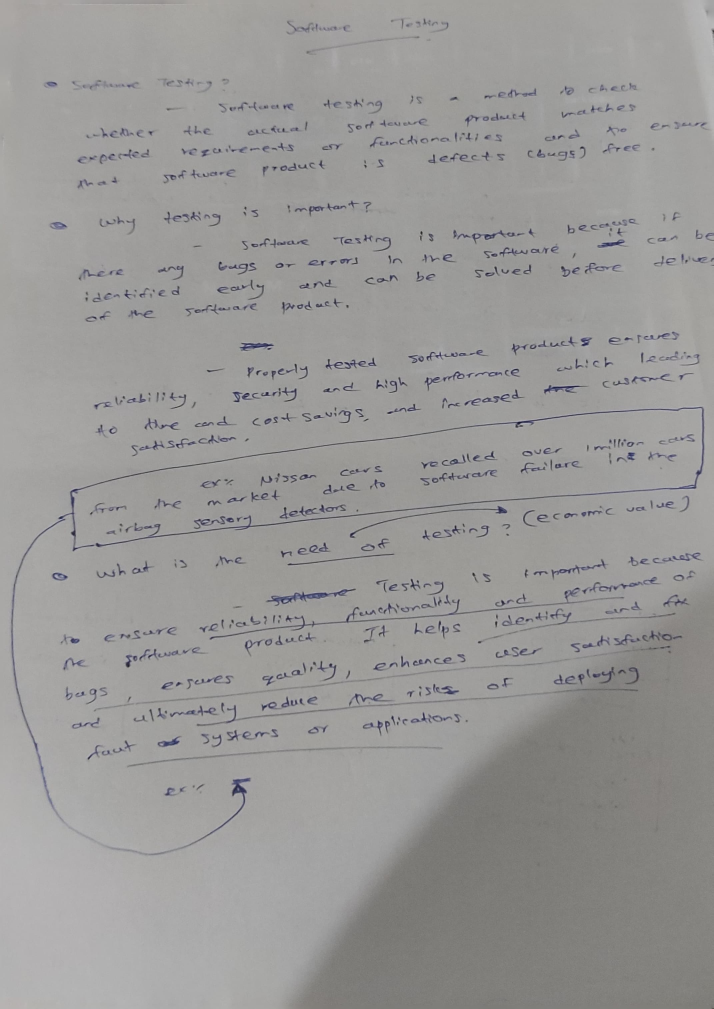
#> input picture Project 3/note.jpg, 2140 x 3027 px (shown at 1/3 size)
$ python main.py
#> lines starting #> are read from the running program, lines starting #| are printed output that depends on the picture; after the words box and inside, x2 and y2 are one past the last pixel; in counts of white or black regions, pixels touching at a corner belong together
# Making Text Images Readable Again
import cv2 as cv

img = cv.imread('note.jpg')#import our image into script
#> img is the input picture: shape (3027, 2140, 3); mean B, G, R 151.3, 152.6, 153.5
img = cv.cvtColor(img, cv.COLOR_BGR2GRAY) # convert to grayscale image
#> img: shape (3027, 2140)

#thresholding method on cv
_, result = cv.threshold(img, 150, 255, cv.THRESH_BINARY) # 127 means every image that is  lighter grade in 35 is converted to the white completely,
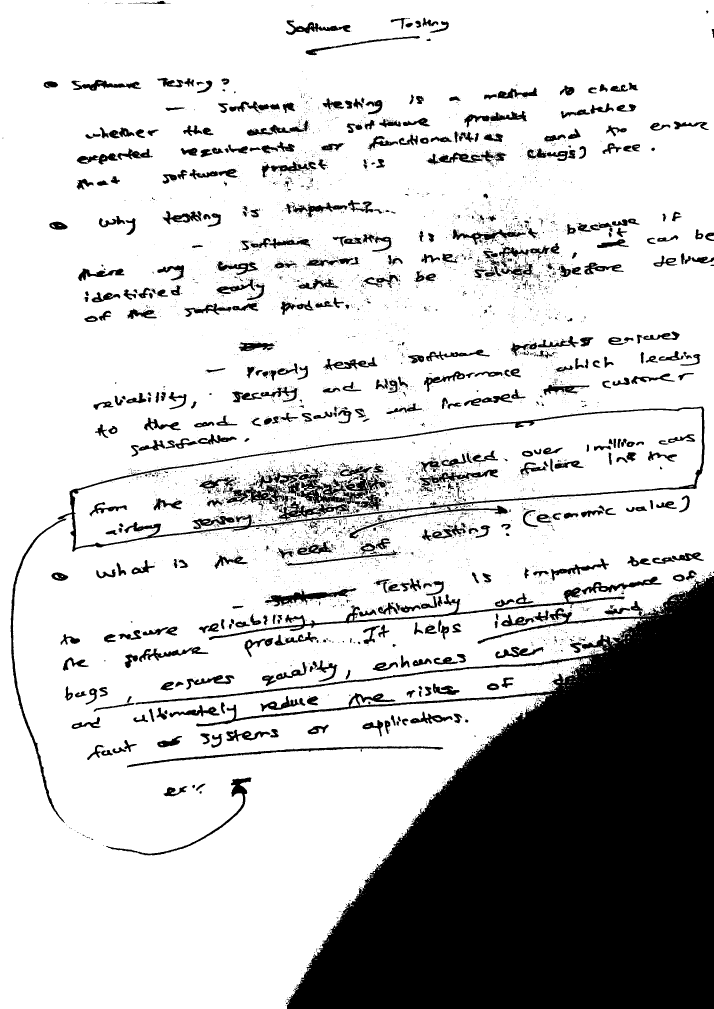
#> result: shape (3027, 2140) (shown at 1/3 size); 78% white; 5634 black regions (4884 under 20 px), largest, box (x1, y1, x2, y2) and area: (406, 1725, 2140, 3027) 1012885, (173, 1220, 2114, 1655) 28086, (861, 1403, 1159, 1514) 11038
# 255 means every image that is darker than 127 is converted to black completely
# cv.THRESH_BINARY is the most common type of thresholding, it converts all pixel values above

adaptive = cv.adaptiveThreshold(img, 255, cv.ADAPTIVE_THRESH_GAUSSIAN_C, cv.THRESH_BINARY, 91, 4)
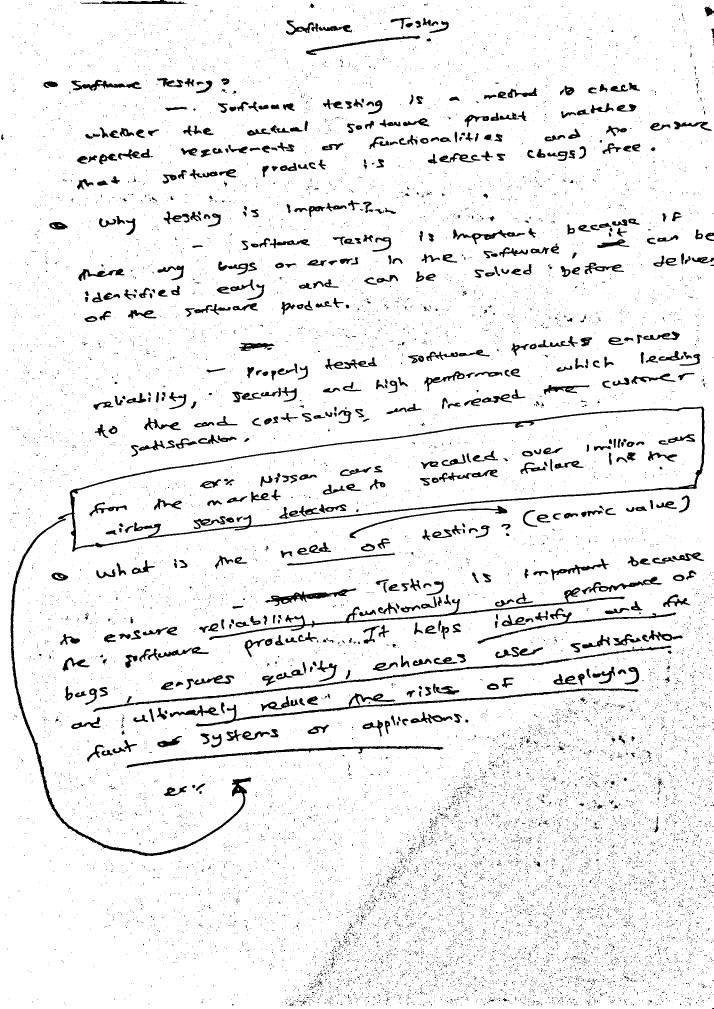
#> adaptive: shape (3027, 2140) (shown at 1/3 size); 93.6% white; 17596 black regions (16692 under 20 px), largest, box (x1, y1, x2, y2) and area: (173, 1220, 2114, 1655) 22648, (31, 1556, 754, 2569) 13905, (278, 1937, 2014, 2136) 9845
# cv.ADAPTIVE_THRESH_GAUSSIAN_C is the adaptive thresholding method, it is the most common type of adaptive thresholding
# 11 is the block size, and 2 hepls to reduce or increase the noise and it is the C constant

# Resize the image and result for better display on the screen
display_img = cv.resize(img, (600, 1200))  # Adjust width and height as needed
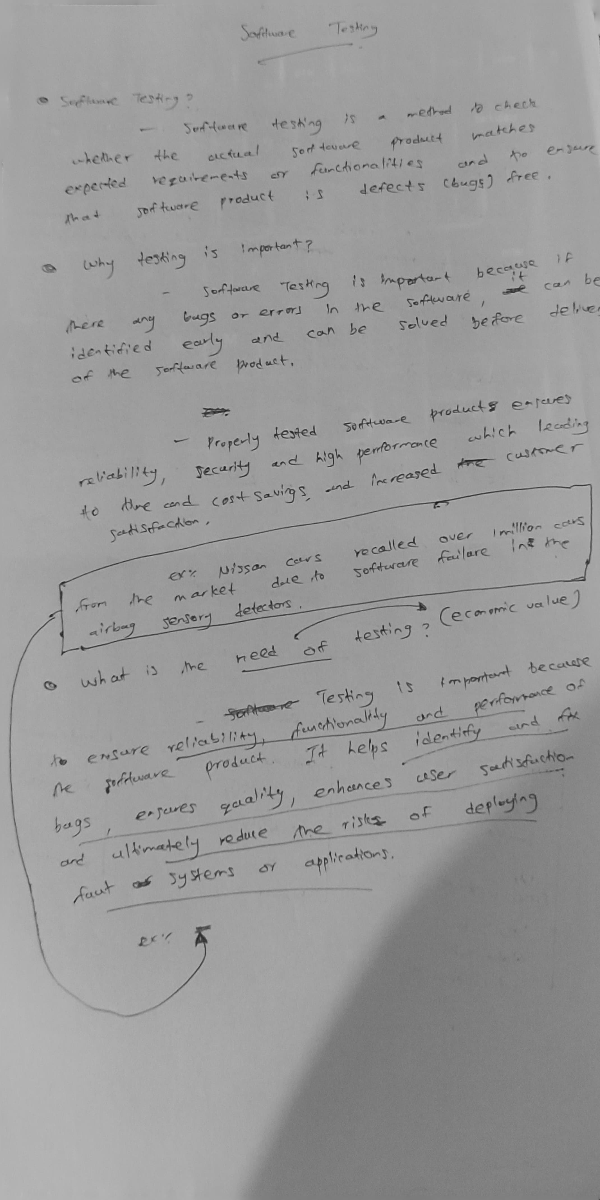
#> display_img: shape (1200, 600); min 17, max 191, mean 152.7
display_result = cv.resize(result, (600, 1200))
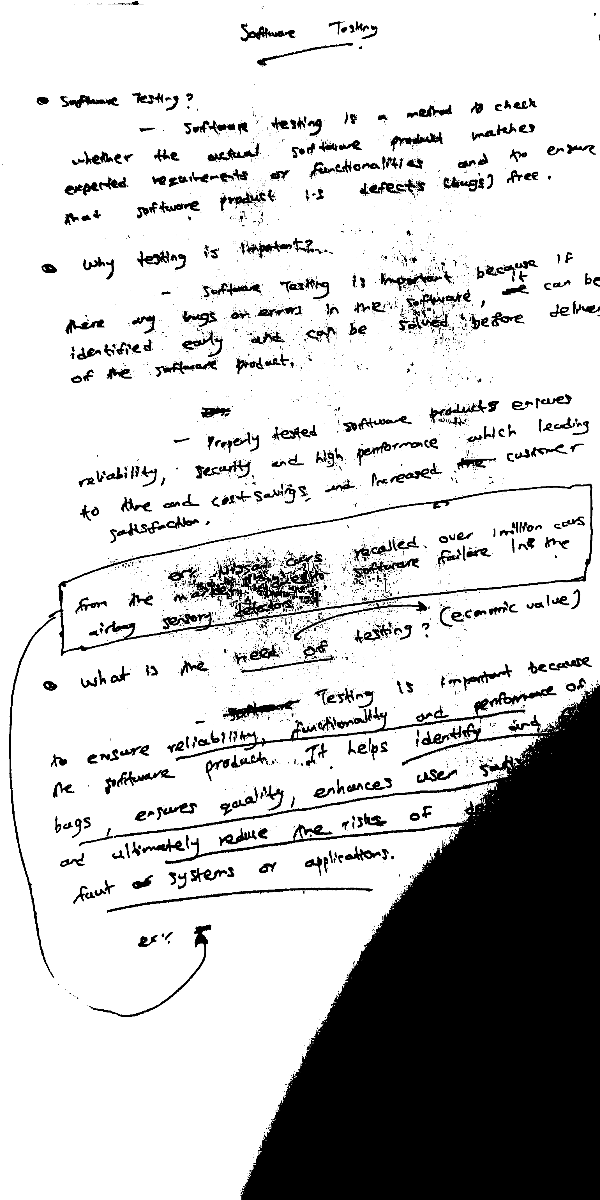
#> display_result: shape (1200, 600); min 0, max 255, mean 198.9
display_adaptive = cv.resize(result, (600, 1200))

# Create resizable windows for proper display
# cv.namedWindow('Original Image', cv.WINDOW_NORMAL)
# cv.namedWindow('Thresholded Result', cv.WINDOW_NORMAL)
# cv.namedWindow('Adaptive Result', cv.WINDOW_NORMAL)

cv.imshow('Image', display_img)

cv.imshow('Result', display_result)

cv.imshow('Adaptive Result', display_adaptive)

cv.waitKey(0)# wait here
cv.destroyAllWindows()# close all windows
